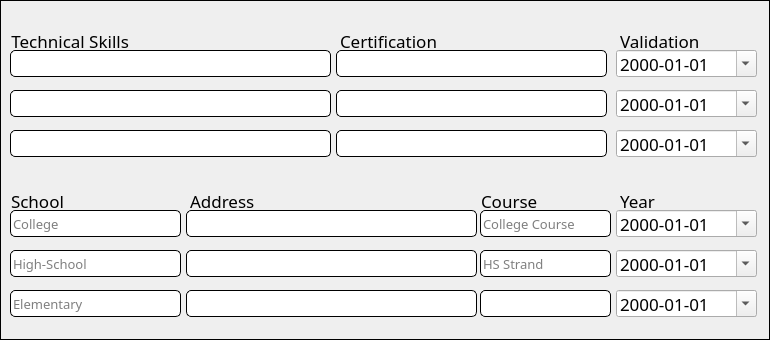
       <widget class="QFrame" name="groupEduInfo">
        <property name="geometry">
         <rect>
          <x>10</x>
          <y>1530</y>
          <width>770</width>
          <height>340</height>
         </rect>
        </property>
        <property name="styleSheet">
         <string notr="true">QFrame{
border: 1px solid black;
}

QLabel{
border: none;
}

QLineEdit{
background-color: rgb(255, 255, 255);
border-radius: 5px;
border: 1px solid black;
font-family: Poppins;
}</string>
        </property>
        <property name="frameShape">
         <enum>QFrame::StyledPanel</enum>
        </property>
        <property name="frameShadow">
         <enum>QFrame::Raised</enum>
        </property>
        <widget class="QWidget" name="techWidget" native="true">
         <property name="geometry">
          <rect>
           <x>0</x>
           <y>20</y>
           <width>770</width>
           <height>151</height>
          </rect>
         </property>
         <property name="styleSheet">
          <string notr="true">font-family: Poppins;</string>
         </property>
         <widget class="QLabel" name="validationLabel">
          <property name="geometry">
           <rect>
            <x>620</x>
            <y>10</y>
            <width>121</width>
            <height>21</height>
           </rect>
          </property>
          <property name="font">
           <font>
            <family>Poppins</family>
            <pointsize>13</pointsize>
           </font>
          </property>
          <property name="text">
           <string>Validation</string>
          </property>
         </widget>
         <widget class="QDateEdit" name="validationDate1">
          <property name="geometry">
           <rect>
            <x>616</x>
            <y>30</y>
            <width>141</width>
            <height>27</height>
           </rect>
          </property>
          <property name="font">
           <font>
            <family>Poppins</family>
            <pointsize>13</pointsize>
           </font>
          </property>
          <property name="styleSheet">
           <string notr="true"/>
          </property>
          <property name="displayFormat">
           <string>yyyy-MM-dd</string>
          </property>
          <property name="calendarPopup">
           <bool>true</bool>
          </property>
         </widget>
         <widget class="QDateEdit" name="validationDate1_2">
          <property name="geometry">
           <rect>
            <x>616</x>
            <y>70</y>
            <width>141</width>
            <height>27</height>
           </rect>
          </property>
          <property name="font">
           <font>
            <family>Poppins</family>
            <pointsize>13</pointsize>
           </font>
          </property>
          <property name="styleSheet">
           <string notr="true"/>
          </property>
          <property name="displayFormat">
           <string>yyyy-MM-dd</string>
          </property>
          <property name="calendarPopup">
           <bool>true</bool>
          </property>
         </widget>
         <widget class="QLabel" name="certiLabel">
          <property name="geometry">
           <rect>
            <x>340</x>
            <y>10</y>
            <width>151</width>
            <height>21</height>
           </rect>
          </property>
          <property name="font">
           <font>
            <family>Poppins</family>
            <pointsize>13</pointsize>
           </font>
          </property>
          <property name="text">
           <string>Certification</string>
          </property>
         </widget>
         <widget class="QLabel" name="techSkillLabel">
          <property name="geometry">
           <rect>
            <x>7</x>
            <y>10</y>
            <width>150</width>
            <height>21</height>
           </rect>
          </property>
          <property name="font">
           <font>
            <family>Poppins</family>
            <pointsize>13</pointsize>
           </font>
          </property>
          <property name="text">
           <string> Technical Skills</string>
          </property>
         </widget>
         <widget class="QDateEdit" name="validationDate1_3">
          <property name="geometry">
           <rect>
            <x>616</x>
            <y>110</y>
            <width>141</width>
            <height>27</height>
           </rect>
          </property>
          <property name="font">
           <font>
            <family>Poppins</family>
            <pointsize>13</pointsize>
           </font>
          </property>
          <property name="styleSheet">
           <string notr="true"/>
          </property>
          <property name="displayFormat">
           <string>yyyy-MM-dd</string>
          </property>
          <property name="calendarPopup">
           <bool>true</bool>
          </property>
         </widget>
         <widget class="QLineEdit" name="techSkillTextEdit">
          <property name="geometry">
           <rect>
            <x>10</x>
            <y>30</y>
            <width>321</width>
            <height>27</height>
           </rect>
          </property>
          <property name="text">
           <string/>
          </property>
         </widget>
         <widget class="QLineEdit" name="techSkillTextEdit_2">
          <property name="geometry">
           <rect>
            <x>10</x>
            <y>70</y>
            <width>321</width>
            <height>27</height>
           </rect>
          </property>
         </widget>
         <widget class="QLineEdit" name="techSkillTextEdit_3">
          <property name="geometry">
           <rect>
            <x>10</x>
            <y>110</y>
            <width>321</width>
            <height>27</height>
           </rect>
          </property>
         </widget>
         <widget class="QLineEdit" name="certiTextEdit1">
          <property name="geometry">
           <rect>
            <x>336</x>
            <y>30</y>
            <width>271</width>
            <height>27</height>
           </rect>
          </property>
         </widget>
         <widget class="QLineEdit" name="certiTextEdit1_2">
          <property name="geometry">
           <rect>
            <x>336</x>
            <y>70</y>
            <width>271</width>
            <height>27</height>
           </rect>
          </property>
         </widget>
         <widget class="QLineEdit" name="certiTextEdit1_3">
          <property name="geometry">
           <rect>
            <x>336</x>
            <y>110</y>
            <width>271</width>
            <height>27</height>
           </rect>
          </property>
         </widget>
        </widget>
        <widget class="QWidget" name="schoolWidget" native="true">
         <property name="geometry">
          <rect>
           <x>0</x>
           <y>180</y>
           <width>770</width>
           <height>151</height>
          </rect>
         </property>
         <property name="styleSheet">
          <string notr="true">font-family: Poppins;</string>
         </property>
         <widget class="QLabel" name="schoolYear_2">
          <property name="geometry">
           <rect>
            <x>620</x>
            <y>10</y>
            <width>121</width>
            <height>21</height>
           </rect>
          </property>
          <property name="font">
           <font>
            <family>Poppins</family>
            <pointsize>13</pointsize>
           </font>
          </property>
          <property name="text">
           <string>Year</string>
          </property>
         </widget>
         <widget class="QDateEdit" name="schoolYear">
          <property name="geometry">
           <rect>
            <x>616</x>
            <y>30</y>
            <width>141</width>
            <height>27</height>
           </rect>
          </property>
          <property name="font">
           <font>
            <family>Poppins</family>
            <pointsize>13</pointsize>
           </font>
          </property>
          <property name="styleSheet">
           <string notr="true"/>
          </property>
          <property name="displayFormat">
           <string>yyyy-MM-dd</string>
          </property>
          <property name="calendarPopup">
           <bool>true</bool>
          </property>
         </widget>
         <widget class="QDateEdit" name="schoolYear2">
          <property name="geometry">
           <rect>
            <x>616</x>
            <y>70</y>
            <width>141</width>
            <height>27</height>
           </rect>
          </property>
          <property name="font">
           <font>
            <family>Poppins</family>
            <pointsize>13</pointsize>
           </font>
          </property>
          <property name="styleSheet">
           <string notr="true"/>
          </property>
          <property name="displayFormat">
           <string>yyyy-MM-dd</string>
          </property>
          <property name="calendarPopup">
           <bool>true</bool>
          </property>
         </widget>
         <widget class="QLabel" name="addressLabel">
          <property name="geometry">
           <rect>
            <x>190</x>
            <y>10</y>
            <width>151</width>
            <height>21</height>
           </rect>
          </property>
          <property name="font">
           <font>
            <family>Poppins</family>
            <pointsize>13</pointsize>
           </font>
          </property>
          <property name="text">
           <string>Address</string>
          </property>
         </widget>
         <widget class="QLabel" name="schoolLabel">
          <property name="geometry">
           <rect>
            <x>11</x>
            <y>10</y>
            <width>150</width>
            <height>21</height>
           </rect>
          </property>
          <property name="font">
           <font>
            <family>Poppins</family>
            <pointsize>13</pointsize>
           </font>
          </property>
          <property name="text">
           <string>School</string>
          </property>
         </widget>
         <widget class="QDateEdit" name="schoolYear3">
          <property name="geometry">
           <rect>
            <x>616</x>
            <y>110</y>
            <width>141</width>
            <height>27</height>
           </rect>
          </property>
          <property name="font">
           <font>
            <family>Poppins</family>
            <pointsize>13</pointsize>
           </font>
          </property>
          <property name="styleSheet">
           <string notr="true"/>
          </property>
          <property name="displayFormat">
           <string>yyyy-MM-dd</string>
          </property>
          <property name="calendarPopup">
           <bool>true</bool>
          </property>
         </widget>
         <widget class="QPlainTextEdit" name="courseTextEdit3">
          <property name="geometry">
           <rect>
            <x>480</x>
            <y>110</y>
            <width>131</width>
            <height>27</height>
           </rect>
          </property>
          <property name="font">
           <font>
            <family>Poppins</family>
            <pointsize>10</pointsize>
           </font>
          </property>
          <property name="styleSheet">
           <string notr="true">background-color: rgb(255, 255, 255);
border-radius: 5px;
border: 1px solid black;</string>
          </property>
          <property name="verticalScrollBarPolicy">
           <enum>Qt::ScrollBarAlwaysOff</enum>
          </property>
          <property name="readOnly">
           <bool>true</bool>
          </property>
         </widget>
         <widget class="QLabel" name="courseLabel">
          <property name="geometry">
           <rect>
            <x>481</x>
            <y>10</y>
            <width>131</width>
            <height>21</height>
           </rect>
          </property>
          <property name="font">
           <font>
            <family>Poppins</family>
            <pointsize>13</pointsize>
           </font>
          </property>
          <property name="text">
           <string>Course</string>
          </property>
         </widget>
         <widget class="QLineEdit" name="collegeTextEdit">
          <property name="geometry">
           <rect>
            <x>10</x>
            <y>30</y>
            <width>171</width>
            <height>27</height>
           </rect>
          </property>
          <property name="font">
           <font>
            <family>Poppins</family>
            <pointsize>10</pointsize>
           </font>
          </property>
          <property name="text">
           <string/>
          </property>
          <property name="placeholderText">
           <string>College</string>
          </property>
         </widget>
         <widget class="QLineEdit" name="highTextEdit">
          <property name="geometry">
           <rect>
            <x>10</x>
            <y>70</y>
            <width>171</width>
            <height>27</height>
           </rect>
          </property>
          <property name="font">
           <font>
            <family>Poppins</family>
            <pointsize>10</pointsize>
           </font>
          </property>
          <property name="text">
           <string/>
          </property>
          <property name="placeholderText">
           <string>High-School</string>
          </property>
         </widget>
         <widget class="QLineEdit" name="elemTextEdit">
          <property name="geometry">
           <rect>
            <x>10</x>
            <y>110</y>
            <width>171</width>
            <height>27</height>
           </rect>
          </property>
          <property name="font">
           <font>
            <family>Poppins</family>
            <pointsize>10</pointsize>
           </font>
          </property>
          <property name="text">
           <string/>
          </property>
          <property name="placeholderText">
           <string>Elementary</string>
          </property>
         </widget>
         <widget class="QLineEdit" name="addressTextEdit">
          <property name="geometry">
           <rect>
            <x>186</x>
            <y>30</y>
            <width>291</width>
            <height>27</height>
           </rect>
          </property>
          <property name="font">
           <font>
            <family>Poppins</family>
            <pointsize>10</pointsize>
           </font>
          </property>
          <property name="text">
           <string/>
          </property>
          <property name="placeholderText">
           <string/>
          </property>
         </widget>
         <widget class="QLineEdit" name="addressTextEdit2">
          <property name="geometry">
           <rect>
            <x>186</x>
            <y>70</y>
            <width>291</width>
            <height>27</height>
           </rect>
          </property>
          <property name="font">
           <font>
            <family>Poppins</family>
            <pointsize>10</pointsize>
           </font>
          </property>
          <property name="text">
           <string/>
          </property>
          <property name="placeholderText">
           <string/>
          </property>
         </widget>
         <widget class="QLineEdit" name="addressTextEdit3">
          <property name="geometry">
           <rect>
            <x>186</x>
            <y>110</y>
            <width>291</width>
            <height>27</height>
           </rect>
          </property>
          <property name="font">
           <font>
            <family>Poppins</family>
            <pointsize>10</pointsize>
           </font>
          </property>
          <property name="text">
           <string/>
          </property>
          <property name="readOnly">
           <bool>false</bool>
          </property>
          <property name="placeholderText">
           <string/>
          </property>
         </widget>
         <widget class="QLineEdit" name="courseTextEdit">
          <property name="geometry">
           <rect>
            <x>480</x>
            <y>30</y>
            <width>131</width>
            <height>27</height>
           </rect>
          </property>
          <property name="font">
           <font>
            <family>Poppins</family>
            <pointsize>10</pointsize>
           </font>
          </property>
          <property name="text">
           <string/>
          </property>
          <property name="placeholderText">
           <string>College Course</string>
          </property>
         </widget>
         <widget class="QLineEdit" name="courseTextEdit2">
          <property name="geometry">
           <rect>
            <x>480</x>
            <y>70</y>
            <width>131</width>
            <height>27</height>
           </rect>
          </property>
          <property name="font">
           <font>
            <family>Poppins</family>
            <pointsize>10</pointsize>
           </font>
          </property>
          <property name="text">
           <string/>
          </property>
          <property name="placeholderText">
           <string>HS Strand</string>
          </property>
         </widget>
         <zorder>courseLabel</zorder>
         <zorder>schoolYear_2</zorder>
         <zorder>schoolYear</zorder>
         <zorder>schoolYear2</zorder>
         <zorder>addressLabel</zorder>
         <zorder>schoolLabel</zorder>
         <zorder>schoolYear3</zorder>
         <zorder>courseTextEdit3</zorder>
         <zorder>collegeTextEdit</zorder>
         <zorder>highTextEdit</zorder>
         <zorder>elemTextEdit</zorder>
         <zorder>addressTextEdit</zorder>
         <zorder>addressTextEdit2</zorder>
         <zorder>addressTextEdit3</zorder>
         <zorder>courseTextEdit</zorder>
         <zorder>courseTextEdit2</zorder>
        </widget>
       </widget>
